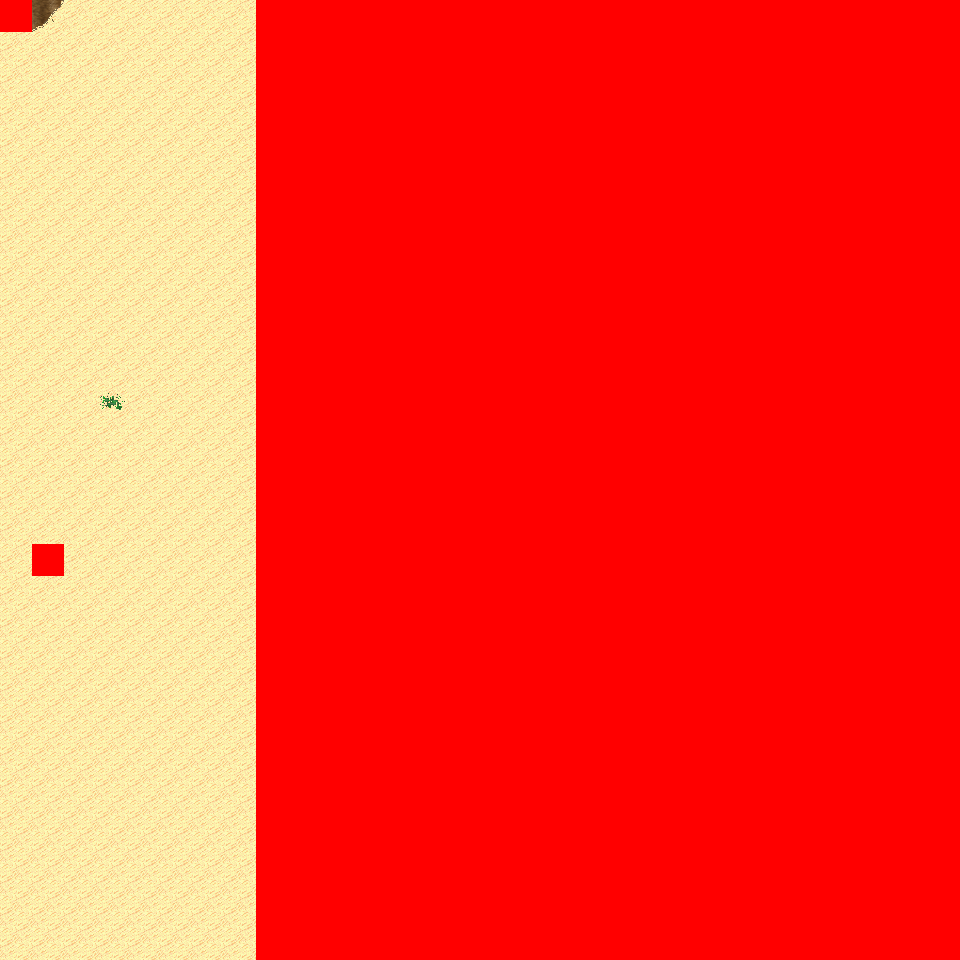

Tiled map render using the project's own tile images. Description and the map definition, with tile-layer contents summarised, below:
An orthogonal 30x30 tile map with 32x32 px tiles, 6 tile layers (Ground, Object, Object2, Above, ...), 15 tilesets and 3 objects (3x mapchange).

<map version="1.0" orientation="orthogonal" renderorder="right-down" width="30" height="30" tilewidth="32" tileheight="32" nextobjectid="4">
  <tileset firstgid="1" name="tileset_logic_collision" tilewidth="32" tileheight="32" tilecount="1" columns="1">
    <image source="../drawable/tileset_logic_collision.png" width="32" height="32" />
  </tileset>
  <tileset firstgid="2" name="tileset_ground_ground" tilewidth="32" tileheight="32" tilecount="33" columns="3">
    <image source="../drawable/tileset_ground_ground.png" width="96" height="352" />
  </tileset>
  <tileset firstgid="35" name="tileset_ground_ridge_earth_pale" tilewidth="32" tileheight="32" tilecount="96" columns="12">
    <image source="../drawable/tileset_ground_ridge_earth_pale.png" width="384" height="256" />
  </tileset>
  <tileset firstgid="131" name="tileset_ground_ridge_earth_dark" tilewidth="32" tileheight="32" tilecount="96" columns="12">
    <image source="../drawable/tileset_ground_ridge_earth_dark.png" width="384" height="256" />
  </tileset>
  <tileset firstgid="227" name="tileset_terrain_desert" tilewidth="32" tileheight="32" tilecount="88" columns="8">
    <image source="../drawable/tileset_terrain_desert.png" width="256" height="352" />
  </tileset>
  <tileset firstgid="315" name="tileset_ground_ladder_vertical_dark" tilewidth="32" tileheight="32" tilecount="3" columns="3">
    <image source="../drawable/tileset_ground_ladder_vertical_dark.png" width="96" height="32" />
  </tileset>
  <tileset firstgid="318" name="tileset_plant_tree_evergreen" tilewidth="32" tileheight="32" tilecount="36" columns="3">
    <image source="../drawable/tileset_plant_tree_evergreen.png" width="96" height="384" />
  </tileset>
  <tileset firstgid="354" name="tileset_plant_cactus" tilewidth="32" tileheight="32" tilecount="2" columns="1">
    <image source="../drawable/tileset_plant_cactus.png" width="32" height="64" />
  </tileset>
  <tileset firstgid="356" name="tileset_plant_cactus_2" tilewidth="32" tileheight="32" tilecount="10" columns="5">
    <image source="../drawable/tileset_plant_cactus_2.png" width="160" height="64" />
  </tileset>
  <tileset firstgid="366" name="tileset_ground_sand_2" tilewidth="32" tileheight="32" tilecount="15" columns="5">
    <image source="../drawable/tileset_ground_sand_2.png" width="160" height="96" />
  </tileset>
  <tileset firstgid="381" name="tileset_plant_tree_tree_darkgreen" tilewidth="32" tileheight="32" tilecount="88" columns="8">
    <image source="../drawable/tileset_plant_tree_tree_darkgreen.png" width="256" height="352" />
  </tileset>
  <tileset firstgid="469" name="tileset_ground_rock_pebbles" tilewidth="32" tileheight="32" tilecount="3" columns="1">
    <image source="../drawable/tileset_ground_rock_pebbles.png" width="32" height="96" />
  </tileset>
  <tileset firstgid="472" name="tileset_plant_star_shaped_plants" tilewidth="32" tileheight="32" tilecount="6" columns="2">
    <image source="../drawable/tileset_plant_star_shaped_plants.png" width="64" height="96" />
  </tileset>
  <tileset firstgid="478" name="tileset_plant_stump_small_stump" tilewidth="32" tileheight="32" tilecount="4" columns="2">
    <image source="../drawable/tileset_plant_stump_small_stump.png" width="64" height="64" />
  </tileset>
  <tileset firstgid="482" name="tileset_plant_round_cactuses" tilewidth="32" tileheight="32" tilecount="20" columns="10">
    <image source="../drawable/tileset_plant_round_cactuses.png" width="320" height="64" />
  </tileset>
  <layer name="Ground" width="30" height="30">
    <data>[900 cells, 900 non-empty, 11 distinct tile ids]</data>
  </layer>
  <layer name="Object" width="30" height="30">
    <data>[900 cells, 8 non-empty, 5 distinct tile ids]</data>
  </layer>
  <layer name="Object2" width="30" height="30">
    <data>[900 cells, 0 non-empty, 0 distinct tile ids]</data>
  </layer>
  <layer name="Above" width="30" height="30">
    <data>[900 cells, 4 non-empty, 2 distinct tile ids]</data>
  </layer>
  <layer name="Above2" width="30" height="30">
    <data>[900 cells, 0 non-empty, 0 distinct tile ids]</data>
  </layer>
  <layer name="Walkable" width="30" height="30">
    <data>[900 cells, 662 non-empty, 1 distinct tile ids]</data>
  </layer>
  <objectgroup name="MapEvents">
    <object id="1" name="north" type="mapchange" x="32" y="0" width="224" height="32">
      <properties>
        <property name="map" value="0_ados_mountain_n2_w2_x3_y1" />
        <property name="place" value="south" />
      </properties>
    </object>
    <object id="2" name="south" type="mapchange" x="0" y="928" width="256" height="32">
      <properties>
        <property name="map" value="0_ados_mountain_n2_w2_x3_y3" />
        <property name="place" value="north" />
      </properties>
    </object>
    <object id="3" name="west" type="mapchange" x="0" y="32" width="32" height="928">
      <properties>
        <property name="map" value="0_ados_mountain_n2_w2_x2_y2" />
        <property name="place" value="east" />
      </properties>
    </object>
  </objectgroup>
</map>
